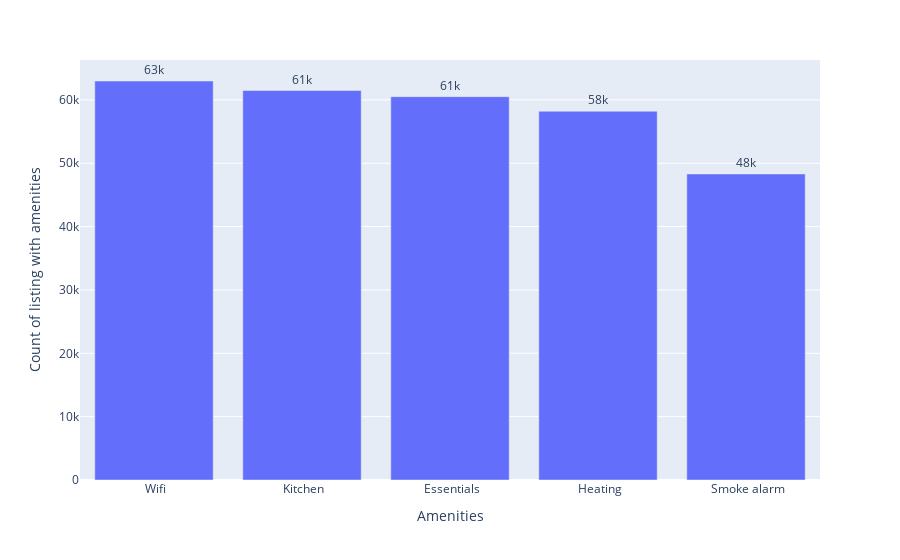

The cell this chart's notebook holds for it:
### Code cell
fig = px.bar( y=test['counts'].head(), x=test['amenities'].head(), text=test['counts'].head(),labels=dict(x="Amenities", y="Count of listing with amenities", color="Place"))
fig.update_traces(texttemplate='%{text:.2s}', textposition='outside')
fig.update_layout(uniformtext_minsize=8, uniformtext_mode='hide')
fig.show()

### Figure 1 — Plotly figure (JSON) as saved in the notebook; plotly's stock layout.template omitted (floating-point values rounded to 4 significant figures)
{"data": [{"alignmentgroup": "True", "hovertemplate": "Amenities=%{x}<br>Count of listing with amenities=%{y}<br>text=%{text}<extra></extra>", "legendgroup": "", "marker": {"color": "#636efa"}, "name": "", "offsetgroup": "", "orientation": "v", "showlegend": false, "text": [62988, 61489, 60513, 58215, 48317], "textposition": "outside", "texttemplate": "%{text:.2s}", "type": "bar", "x": [" Wifi", " Kitchen", " Essentials", " Heating", " Smoke alarm"], "xaxis": "x", "y": [62988, 61489, 60513, 58215, 48317], "yaxis": "y"}], "layout": {"barmode": "relative", "legend": {"tracegroupgap": 0}, "margin": {"t": 60}, "uniformtext": {"minsize": 8, "mode": "hide"}, "xaxis": {"anchor": "y", "domain": [0, 1], "title": {"text": "Amenities"}}, "yaxis": {"anchor": "x", "domain": [0, 1], "title": {"text": "Count of listing with amenities"}}}}
